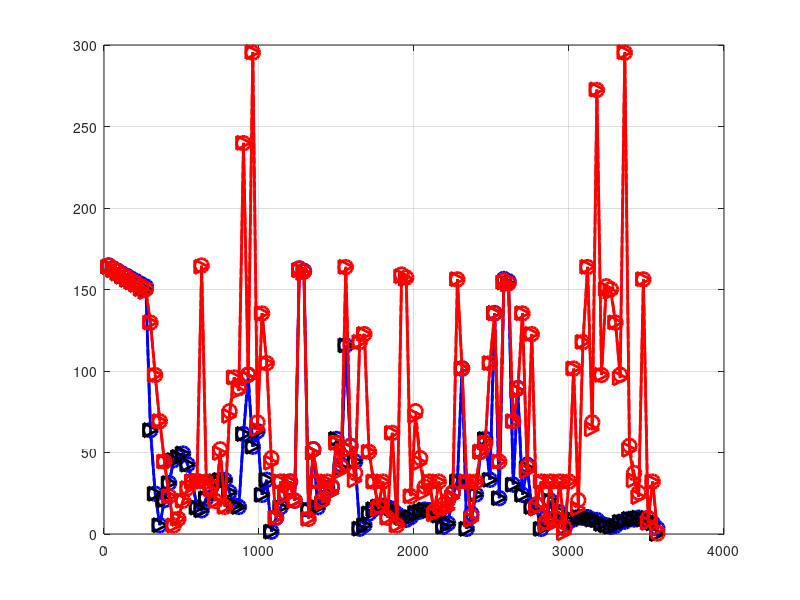

Source code (MATLAB): (Note: this script raises an error after producing the figure.)
%%%%%%%%%%%%%%%%%%%%%%%%%%%%%%%%%%%%%%%%%%%%%%%%%%%%%%%%%%%%%%%%%%%%%%%%%
% RMSE - Flight distance graph
%%%%%%%%%%%%%%%%%%%%%%%%%%%%%%%%%%%%%%%%%%%%%%%%%%%%%%%%%%%%%%%%%%%%%%%%%

clear all; close all; clc;

a = 30*(1:119);
b = a';

load('fmls.mat')
al1 = de;
al1 = [b, al1];

load('fmld.mat')
al2 = de;
al2 = [b, al2];

load('fmlms.mat')
al3 = de;
al3 = [b, al3];

load('fmlmd.mat')
al4 = de;
al4 = [b, al4];


p1=plot(al1(:,1), al1(:,2), 'b-.o', 'LineWidth',2, 'MarkerSize',10); hold on; grid on; %grid minor;
p2=plot(al2(:,1), al2(:,2), 'b->', 'LineWidth',2, 'MarkerSize',10,'MarkerEdgeColor','k'); hold on; grid on;
p3=plot(al3(:,1), al3(:,2), 'r-.o', 'LineWidth',2, 'MarkerSize',10); 
p4=plot(al4(:,1), al4(:,2), 'r->', 'LineWidth',2, 'MarkerSize',10,'MarkerEdgeColor','r'); 

p1.MarkerIndices = 1:3:length(al1);
p2.MarkerIndices = 1:3:length(al2);
p3.MarkerIndices = 1:3:length(al3);
p4.MarkerIndices = 1:3:length(al4);
xlim([0 3600]);
ylim([0 180]);

xlabel('Drone Distance from Take Off (meters)', FontSize=20)
ylabel('RMSE (meters)', FontSize=20)

legend("FML-SRL", "FML-DRL", "FMLM-SRL", "FMLM-DRL",FontSize=20);
